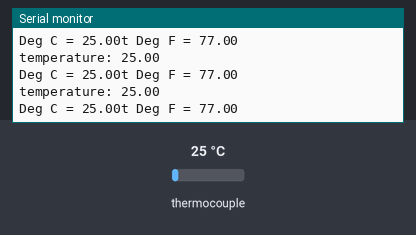
Bench run of a sketch on a simulated ESP8266 (NodeMCU). Parts: the last lines printed to the serial monitor. The inputs (shaded band) are chosen by the test bench; at power-on: thermocouple 25 °C. WiFi joins after 1.5 s; servers stay silent unless stated; no MQTT or app messages arrive unless stated.

Above: at 3.2 s.
3.3 s: thermocouple set to 6 °C
At 4.0 s:
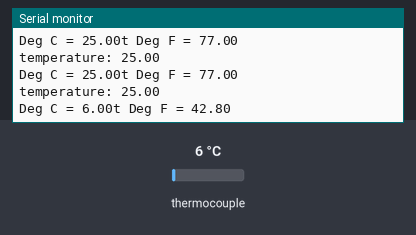
4.8 s: thermocouple set to 75 °C
At 5.5 s:
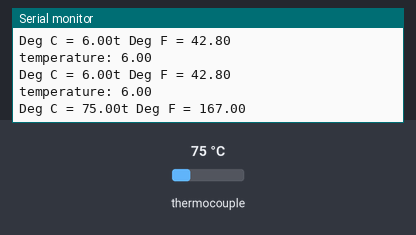
Timing chart, 0 to 7.8 s (numbered marks = the images above; inputs shaded):
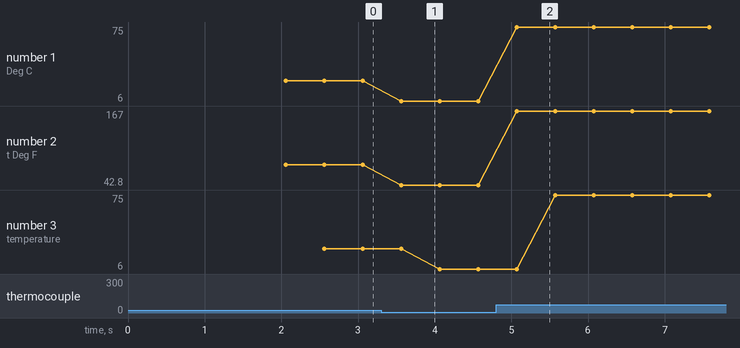

The sketch:

Esp8266_ThermalCouple_MQTT_v7.ino
```cpp
#include "max6675.h"
#include <ESP8266WiFi.h>
#include <PubSubClient.h>

#define MQTT_TOPIC_TEMPERATURE "temperature"
#define MQTT_TOPIC_DSTEMP "dstemp"
#define MQTT_TOPIC_STATE "status"
#define MQTT_PUBLISH_DELAY 1000
#define MQTT_CLIENT_ID "esp8266ktc"

const char* WIFI_SSID = "<SSID NAME>";
const char* WIFI_PASSWORD = "<PASSWORD>";

const char *MQTT_SERVER = "192.168.43.111";
const long MQTT_PORT = 1883;
const char *MQTT_USER = "mqtt_user";
const char *MQTT_PASSWORD = "12345678";

float temperature=0.00;
//float dstemp;
//long lastMsgTime = 0;
//int timeDelay = 100;


int ktcSO = D8;
int ktcCS = D7;
int ktcCLK = D6;

MAX6675 ktc(ktcCLK, ktcCS, ktcSO);

WiFiClient espClient;
PubSubClient mqttClient(espClient);

void setup() {
  Serial.begin(115200);
  // give the MAX a little time to settle
  delay(500);

  setupWifi();
  Serial.println("wifi connected");

  mqttClient.setServer(MQTT_SERVER, MQTT_PORT);
}

void loop() {
  if (!mqttClient.connected()) {
    mqttReconnect();
  }
  mqttClient.loop();

  if (WiFi.status() != WL_CONNECTED) {
    setupWifi();
  }

     // basic readout test
   temperature = ktc.readCelsius();
   temperature = temperature;

   Serial.print("Deg C = ");
   Serial.print(temperature);
   Serial.print("t Deg F = ");
   Serial.println(ktc.readFahrenheit());

   delay(500);

   mqttPublish(MQTT_TOPIC_TEMPERATURE, temperature);
//   mqttClient.publish(String(temperature).c_str());

}


void mqttReconnect() {
  while (!mqttClient.connected()) {
    Serial.print("Attempting MQTT connection...");

    // Attempt to connect
    if (mqttClient.connect(MQTT_CLIENT_ID, MQTT_USER, MQTT_PASSWORD, MQTT_TOPIC_STATE, 1, true, "disconnected", false)) {
      Serial.println("connected");

      // Once connected, publish an announcement...
      mqttClient.publish(MQTT_TOPIC_STATE, "connected", true);
    } else {
      Serial.print("failed, rc=");
      Serial.print(mqttClient.state());
      Serial.println(" try again in 5 seconds");
      delay(5000);
    }
  }
}

void mqttPublish(char* topic, float payload) {
  Serial.print(topic);
  Serial.print(": ");
  Serial.println(payload);

  mqttClient.publish(topic, String(payload).c_str(), true);
//  mqttClient.publish("status", "Hello from ESP8266", temperature);
//  mqttClient.publish("status", "Hello from ESP8266", temperature);
}

void setupWifi() {
  Serial.print("Connecting to WiFi network: " + String(WIFI_SSID));
//  WiFi.hostname(mqttNode.c_str());
  WiFi.mode(WIFI_STA);
  WiFi.begin(WIFI_SSID, WIFI_PASSWORD);

  while (WiFi.status() != WL_CONNECTED) {
    // Wait 500msec seconds before retrying
    delay(500);
    Serial.print(".");
  }
  Serial.println("\nWiFi connected successfully and assigned IP: " + WiFi.localIP().toString());
}
```

Measured:
- after the input at 3.3 s, the serial monitor: prints a new line after 0.26 s (image 1)
- after the input at 4.8 s, the serial monitor: prints a new line after 0.27 s (image 2)
- plotted number 1: 25 → 6 after the input at 3.3 s, 6 → 75 after the input at 4.8 s
- plotted number 2: 77 → 42.8 after the input at 3.3 s, 42.8 → 167 after the input at 4.8 s
- plotted number 3: 25 → 6 after the input at 3.3 s, 6 → 75 after the input at 4.8 s
